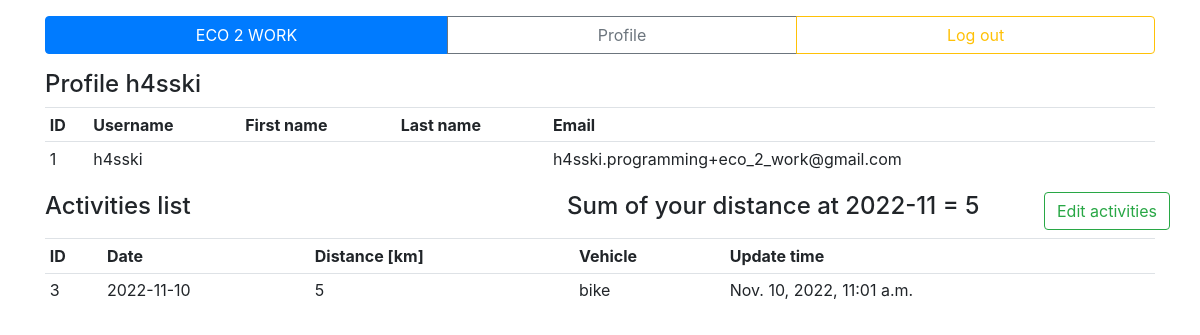
/profile/ (signed in), run on the app's committed database.
### eco2work_app/models.py (models this page shows, shortened)
class Activity(models.Model):
    user = models.ForeignKey(User, on_delete=models.CASCADE, default=1)
    distance = models.IntegerField()
    vehicle = models.CharField(max_length=100, default='')
    date = models.DateField()
    create_date = models.DateTimeField(auto_now_add=True)
    update_date = models.DateTimeField(auto_now=True)
    def get_vehicles(self):
        list = CHOICES
        return list

### eco2work_app/views.py (the view)
# urls.py: path('profile/', views.profile, name='profile'),
def profile(request):
    user = request.user
    if not user.is_authenticated:
        return redirect('/login')
    activity = Activity.objects.filter(user=user.id).order_by('-date')
    vehicle_list = Activity.objects.first().get_vehicles()
    form = TestingForm()
    today = date.today()
    sum_distance = sum_activity_distance(
        user_id=user.id, y=today.year, m=today.month)
    return render(request, 'eco2work_app/profile.html', {
        'today': today,
        'user': user,
        'activity': activity,
        'vehicle_list': vehicle_list,
        'sum_distance': sum_distance,
        'form': form,
    })

### eco2work_app/views.py (called while the page is built)
def sum_activity_distance(user_id=None, y=None, m=None):
    if user_id:
        activities = Activity.objects.filter(user=user_id).all()
    else:
        activities = Activity.objects.all()
    sum = 0
    d1 = date(year=y, month=m, day=1)
    d2 = date(year=y, month=m+1, day=1)
    for a in activities:
        if d1 <= a.date < d2:
            sum = sum + a.distance
    return sum

### eco2work_app/templates/eco2work_app/profile.html (shortened to what this page needs)
{% extends 'eco2work_app/base.html' %}
{% block content %}
<div>
    <h4>Profile {{ user.username }}</h4>
</div>
<div>
    <table class="table table-sm">
        <tr class="hidden">
            <th>ID</th>
            <th>Username</th>
            <th>First name</th>
            <th>Last name</th>
            <th>Email</th>
        </tr>
        <tr>
            <td>{{ user.id }}</td>
            <td>{{ user.username }}</td>
            <td>{{ user.first_name }}</td>
            <td>{{ user.last_name }}</td>
            <td>{{ user.email }}</td>
        </tr>
    </table>
</div>
<div>
    <div class="row mb-2">
        <div class="col"><h4>Activities list</h4></div>
        <div class="col"><h4 class="col">Sum of your distance at {{ today.year }}-{{ today.month }} = {{ sum_distance }}</h4></div>
        <a href="/activity/" class="btn btn-outline-success">Edit activities</a>
    </div>
    <table class="table table-sm">
        <tr>
            <th>ID</th>
            <th>Date</th>
            <th>Distance [km]</th>
            <th>Vehicle</th>
            <th>Update time</th>
        </tr>
        {% for a in activity %}
        <tr>
            <td>{{ a.id }}</td>
            <td>{{ a.date.isoformat }}</td>
            <td>{{ a.distance }}</td>
            <td>{{ a.vehicle }}</td>
            <td>{{ a.update_date }}</td>
        </tr>
        {% endfor %}
    </table>
</div>
{% endblock %}

### data on the page
Activity: id "3", date "2022-11-10", distance "5", vehicle "bike", update_date "Nov. 10, 2022, 11:01 a.m."

### other printed values
{{ user.username }} "h4sski"
{{ user.id }} "1"
{{ user.email }} "h4sski.programming+eco_2_work@gmail.com"
{{ sum_distance }} "5"
